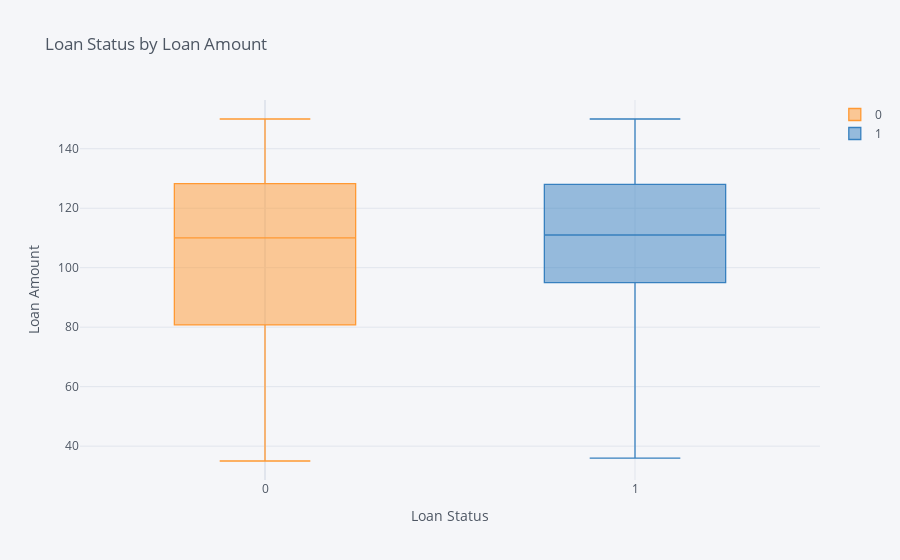

Notebook source saved alongside this figure:
### Code cell
data2.pivot(columns='Loan_Status', 
            values='LoanAmount').iplot(kind='box', 
                                      xTitle='Loan Status',
                                      yTitle='Loan Amount', 
                                      title='Loan Status by Loan Amount')

### Figure 1 — Plotly figure (JSON) as saved in the notebook; plotly's stock layout.template omitted (floating-point values rounded to 4 significant figures; data arrays with more than 128 entries replaced by an {"elided": "..."} marker saying what was removed)
{"data": [{"boxpoints": false, "line": {"width": 1.3}, "marker": {"color": "rgba(255, 153, 51, 1.0)"}, "name": "0", "orientation": "v", "type": "box", "y": {"elided": "261 int values"}}, {"boxpoints": false, "line": {"width": 1.3}, "marker": {"color": "rgba(55, 128, 191, 1.0)"}, "name": "1", "orientation": "v", "type": "box", "y": {"elided": "261 int values"}}], "layout": {"legend": {"bgcolor": "#F5F6F9", "font": {"color": "#4D5663"}}, "paper_bgcolor": "#F5F6F9", "plot_bgcolor": "#F5F6F9", "title": {"font": {"color": "#4D5663"}, "text": "Loan Status by Loan Amount"}, "xaxis": {"gridcolor": "#E1E5ED", "showgrid": true, "tickfont": {"color": "#4D5663"}, "title": {"font": {"color": "#4D5663"}, "text": "Loan Status"}, "zerolinecolor": "#E1E5ED"}, "yaxis": {"gridcolor": "#E1E5ED", "showgrid": true, "tickfont": {"color": "#4D5663"}, "title": {"font": {"color": "#4D5663"}, "text": "Loan Amount"}, "zerolinecolor": "#E1E5ED"}}}
